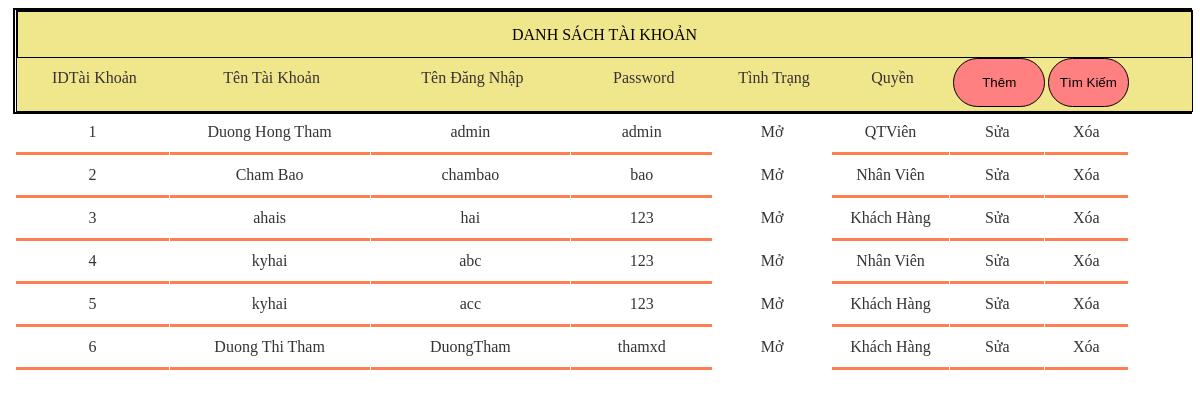
The app's page /admin/infomation/thongtinkhachhang.php with its own data.
### tables this page shows
CREATE TABLE `khachhang` (
  `matk` int(50) NOT NULL,
  `Username` varchar(50) NOT NULL,
  `tenkh` varchar(50) NOT NULL,
  `Password` varchar(50) NOT NULL,
  `TinhTrang` varchar(20) NOT NULL,
  `Quyen` varchar(50) NOT NULL
);

### admin/infomation/thongtinkhachhang.php (the view, shortened to what this page needs)
<link rel="stylesheet" href="indexcss.css">
<?php
$conn=mysqli_connect("localhost","root","","trasua");
$sql="select * from khachhang";
$result=mysqli_query($conn,$sql);
echo "<div style='border: #000 2px solid;margin-left:5px'>
<div class='table1'><div style='height: 45px;text-align:center;line-height:45px;border: #000 1px solid;'>DANH SÁCH TÀI KHOẢN</div>
<div class='table_dep1'style='height:50px;width:13%'>IDTài Khoản</div>
<div class='table_dep2'style='height:50px;width:17%'>Tên Tài Khoản</div>
<div class='table_dep2'style='height:50px;width:17%'>Tên Đăng Nhập</div>
<div class='table_dep2'style='height:50px;width:12%'>Password</div>
<div class='table_dep3'style='height:50px;width:10%'>Tình Trạng</div>
<div class='table_dep3'style='height:50px;width:10%'>Quyền</div>
<div class='table_dep3'style='height:50px;width:8%'><a href='index.php?act=ttkh&nut=them'><button> Thêm</button></a></div>
<div class='table_dep3'style='height:50px;width:7%'><a href='index.php?act=ttkh&nut=tim'><button> Tìm Kiếm</button></a></div>
</div>";
while ($row = mysqli_fetch_array($result)) {
    echo "<div class='table_dep1'style='height:40px;width:13%;border-bottom-style: solid;border-bottom-color: coral;'>".$row[0]."</div>";
   echo "<div class='table_dep1'style='height:40px;width:17%;border-bottom-style: solid;border-bottom-color: coral;'>".$row[2]."</div>";
   echo "<div class='table_dep2'style='height:40px;width:17%;border-bottom-style: solid;border-bottom-color: coral;'>".$row[1]."</div>";
   echo "<div class='table_dep2'style='height:40px;width:12%;border-bottom-style: solid;border-bottom-color: coral;'>".$row[3]."</div>";
   if($row[4]==1)
       echo "<div class='table_dep3'style='height:40px;width:10%';border-bottom-style: solid;border-bottom-color: coral;><a href='index.php?act=ttkh&mo=".$row[0]."'> Mở </a></div>";
    else
        echo "<div class='table_dep3'style='height:40px;width:10%';border-bottom-style: solid;border-bottom-color: coral;><a href='index.php?act=ttkh&mo=".$row[0]."'> Khóa </a></div>";
    if($row[5]==1)
        echo "<div class='table_dep3'style='height:40px;width:10%;border-bottom-style: solid;border-bottom-color: coral;'>QTViên</div>";
    else if($row[5]==2)
        echo "<div class='table_dep3'style='height:40px;width:10%;border-bottom-style: solid;border-bottom-color: coral;'>Khách Hàng</div>";
        else
        echo "<div class='table_dep3'style='height:40px;width:10%;border-bottom-style: solid;border-bottom-color: coral;'>Nhân Viên</div>";
   echo "<div class='table_dep3'style='height:40px;width:8%;border-bottom-style: solid;border-bottom-color: coral;'><a href='index.php?act=ttkh&sua=".$row[0]."'> Sửa</a></div>";
   echo "<div class='table_dep3'style='height:40px;width:7%;border-bottom-style: solid;border-bottom-color: coral;'><a href='index.php?act=ttkh&xoa=".$row[0]."'onclick='return confirmDelete(this);'> Xóa</a></div>";
}
echo "</div>";
?>

### test/DOAN/coffee-starter/Admin/indexcss.css (style rules this page uses)
.table1 { width: 100%; height: 100px; margin-left: 1px; background-color: khaki; color: #000; border: #000 1px solid; }
.table_dep2 { float: left; color:rgb(53, 51, 51); line-height:40px; margin-left: 1px; text-align: center; }
.table_dep1 { float: left; color:rgb(53, 51, 51); line-height:40px; margin-left: 1px; text-align: center; }
.table_dep3 { float: left; color:rgb(53, 51, 51); text-align: center; line-height:40px; margin-left: 1px; text-align: center; }
.table_dep3 button { width:98%; background:#FF8080; height: 98%; border:solid 1px #000; color:#000; border-radius: 40px; }
a { text-decoration: none; color:rgb(53, 51, 51); }

### records on screen
khachhang: matk "1", tenkh "Duong Hong Tham", Username "admin", Password "admin", Quyen "QTViên"
khachhang: matk "2", tenkh "Cham Bao", Username "chambao", Password "bao", Quyen "Nhân Viên"
khachhang: matk "3", tenkh "ahais", Username "hai", Password "123", Quyen "Khách Hàng"
khachhang: matk "4", tenkh "kyhai", Username "abc", Password "123", Quyen "Nhân Viên"
khachhang: matk "5", tenkh "kyhai", Username "acc", Password "123", Quyen "Khách Hàng"
khachhang: matk "6", tenkh "Duong Thi Tham", Username "DuongTham", Password "thamxd", Quyen "Khách Hàng"
